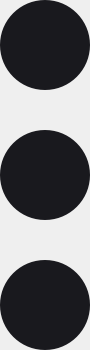
        <widget class="QWidget" name="side_menu" native="true">
         <property name="minimumSize">
          <size>
           <width>90</width>
           <height>0</height>
          </size>
         </property>
         <property name="maximumSize">
          <size>
           <width>90</width>
           <height>16777215</height>
          </size>
         </property>
         <property name="styleSheet">
          <string notr="true"/>
         </property>
         <layout class="QVBoxLayout" name="verticalLayout_2">
          <property name="leftMargin">
           <number>0</number>
          </property>
          <property name="topMargin">
           <number>0</number>
          </property>
          <property name="rightMargin">
           <number>0</number>
          </property>
          <property name="bottomMargin">
           <number>0</number>
          </property>
          <item alignment="Qt::AlignTop">
           <widget class="QWidget" name="button_widget" native="true">
            <property name="minimumSize">
             <size>
              <width>0</width>
              <height>350</height>
             </size>
            </property>
            <layout class="QVBoxLayout" name="verticalLayout_3">
             <property name="spacing">
              <number>40</number>
             </property>
             <property name="leftMargin">
              <number>0</number>
             </property>
             <property name="topMargin">
              <number>0</number>
             </property>
             <property name="rightMargin">
              <number>0</number>
             </property>
             <property name="bottomMargin">
              <number>0</number>
             </property>
             <item>
              <widget class="QPushButton" name="file_button">
               <property name="minimumSize">
                <size>
                 <width>0</width>
                 <height>90</height>
                </size>
               </property>
               <property name="styleSheet">
                <string notr="true">QPushButton{
	border: none;
	background-color: rgb(25, 25,30);
	border-radius: 45px;
}
QPushButton:hover{
	background-color: rgb(35, 35, 44);
}
QPushButton:pressed{
	background-color: rgb(47, 48, 60);
}</string>
               </property>
               <property name="text">
                <string/>
               </property>
               <property name="icon">
                <iconset>
                 <normaloff>Icons/settings.svg</normaloff>Icons/settings.svg</iconset>
               </property>
               <property name="iconSize">
                <size>
                 <width>45</width>
                 <height>45</height>
                </size>
               </property>
              </widget>
             </item>
             <item>
              <widget class="QPushButton" name="mask_button">
               <property name="minimumSize">
                <size>
                 <width>0</width>
                 <height>90</height>
                </size>
               </property>
               <property name="styleSheet">
                <string notr="true">QPushButton{
	border: none;
	background-color: rgb(25, 25,30);
	border-radius: 45px;
}
QPushButton:hover{
	background-color: rgb(35, 35, 44);
}
QPushButton:pressed{
	background-color: rgb(47, 48, 60);
}</string>
               </property>
               <property name="text">
                <string/>
               </property>
               <property name="icon">
                <iconset>
                 <normaloff>Icons/mask.svg</normaloff>Icons/mask.svg</iconset>
               </property>
               <property name="iconSize">
                <size>
                 <width>45</width>
                 <height>45</height>
                </size>
               </property>
              </widget>
             </item>
             <item>
              <widget class="QPushButton" name="clip_button">
               <property name="minimumSize">
                <size>
                 <width>0</width>
                 <height>90</height>
                </size>
               </property>
               <property name="styleSheet">
                <string notr="true">QPushButton{
	border: none;
	background-color: rgb(25, 25,30);
	border-radius: 45px;
}
QPushButton:hover{
	background-color: rgb(35, 35, 44);
}
QPushButton:pressed{
	background-color: rgb(47, 48, 60);
}</string>
               </property>
               <property name="text">
                <string/>
               </property>
               <property name="icon">
                <iconset>
                 <normaloff>Icons/clip.svg</normaloff>Icons/clip.svg</iconset>
               </property>
               <property name="iconSize">
                <size>
                 <width>45</width>
                 <height>45</height>
                </size>
               </property>
              </widget>
             </item>
            </layout>
           </widget>
          </item>
         </layout>
        </widget>
